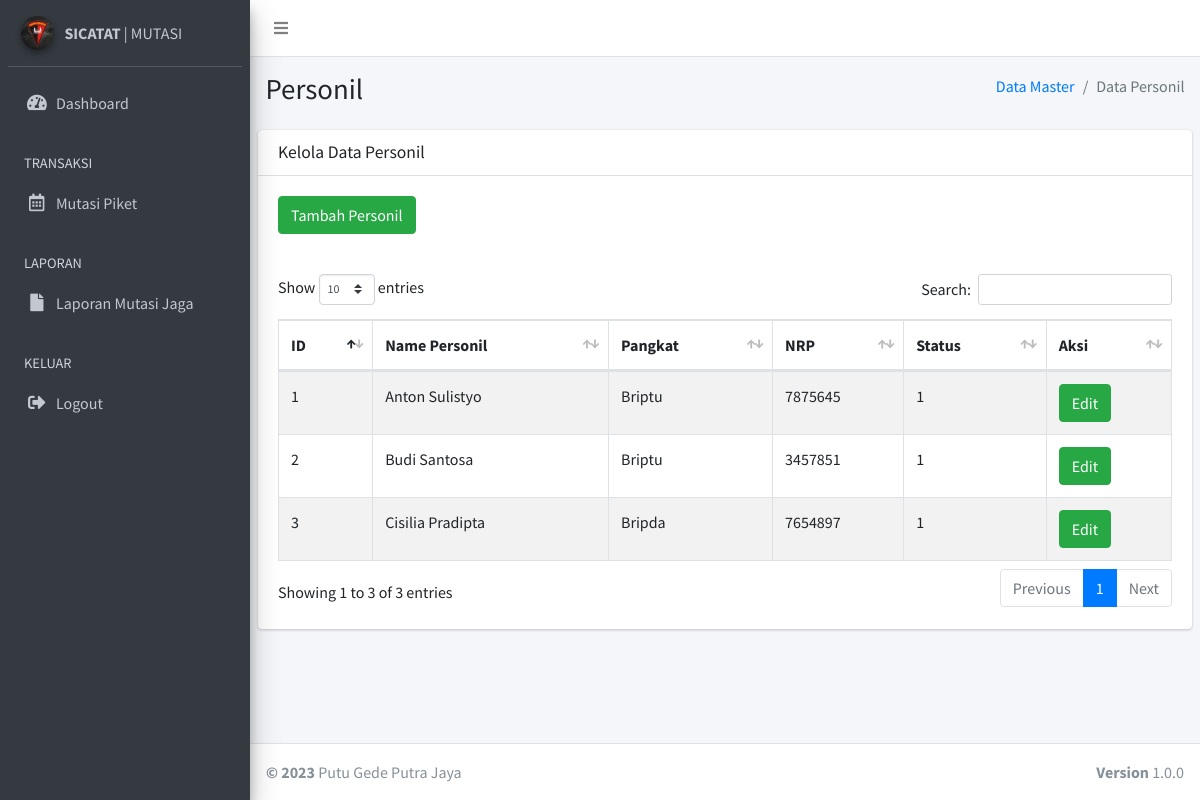
/personil.php (signed in), run on the app's committed database.
### tables this page shows
CREATE TABLE `tb_personil` (
  `id_personil` int(11) NOT NULL,
  `nama_personil` varchar(1024) DEFAULT NULL,
  `pangkat_personil` varchar(1024) DEFAULT NULL,
  `nrp_personil` int(11) DEFAULT NULL,
  `status_personil` smallint(6) DEFAULT NULL
);

### personil.php (the view, shortened to what this page needs)
<?php
    include "koneksi.php";
      $level = $_SESSION['level'];
?>
<!DOCTYPE html>
<html>
<head>
  <link rel="stylesheet" href="plugins/fontawesome-free/css/all.min.css">
  <link rel="stylesheet" href="https://code.ionicframework.com/ionicons/2.0.1/css/ionicons.min.css">
  <link rel="stylesheet" href="plugins/datatables-bs4/css/dataTables.bootstrap4.css">
  <link rel="stylesheet" href="dist/css/adminlte.min.css">
</head>
<body class="hold-transition sidebar-mini">
<div class="wrapper">
  <nav class="main-header navbar navbar-expand navbar-white navbar-light">
    <ul class="navbar-nav">
      <li class="nav-item">
        <a class="nav-link" data-widget="pushmenu" href="#"><i class="fas fa-bars"></i></a>
      </li>
    </ul>
  </nav>
  <aside class="main-sidebar sidebar-dark-primary elevation-4">
    <div class="sidebar">
      <div class="user-panel mt-3 pb-3 mb-3 d-flex">
        <div class="image">
        <img src="dist/img/korps.jpeg" class="img-circle elevation-2" alt="User Image">
        </div>
        <div class="info">
        <a href="#" class="d-block"><strong>SICATAT</strong> | MUTASI</a>
        </div>
      </div>
        <nav class="mt-2">
        <ul class="nav nav-pills nav-sidebar flex-column" data-widget="treeview" role="menu" data-accordion="false">
          <li class="nav-item">
            <a href="dashboard.php" class="nav-link">
              <i class="nav-icon fas fa-tachometer-alt"></i>
              <p>
                Dashboard
              </p>
            </a>
          </li>
          <?php
          if ($level == "admin") {
            ?>
          <li class="nav-item has-treeview">
            <a href="#" class="nav-link">
              <i class="nav-icon fas fa-table"></i>
              <p>
                Data Master
                <i class="fas fa-angle-left right"></i>
              </p>
            </a>
            <ul class="nav nav-treeview">
              <li class="nav-item">
                <a href="user.php" class="nav-link">
                  <i class="far fa-circle nav-icon"></i>
                  <p>Data User</p>
                </a>
              </li>
              <li class="nav-item">
                <a href="personil.php" class="nav-link">
                  <i class="far fa-circle nav-icon"></i>
                  <p>Data Personil</p>
                </a>
              </li>
              <li class="nav-item">
                <a href="barang.php" class="nav-link">
                  <i class="far fa-circle nav-icon"></i>
                  <p>Data Barang</p>
                </a>
              </li>
              <li class="nav-item">
                <a href="pj.php" class="nav-link">
                  <i class="far fa-circle nav-icon"></i>
                  <p>Penanggung Jawab</p>
                </a>
              </li>
            </ul>
          </li>
          <li class="nav-header">TRANSAKSI</li>
          <li class="nav-item">
            <a href="trx_mutasijaga.php" class="nav-link">
              <i class="nav-icon far fa-calendar-alt"></i>
              <p>
                Mutasi Piket
              </p>
            </a>
          </li>
          <?php
            } else {
              ?>
               <li class="nav-header">TRANSAKSI</li>
          <li class="nav-item">
            <a href="trx_mutasijaga.php" class="nav-link">
              <i class="nav-icon far fa-calendar-alt"></i>
              <p>
                Mutasi Piket
              </p>
            </a>
          </li>
              <?php
            }
            ?>
          <li class="nav-header">LAPORAN</li>
          <li class="nav-item">
            <a href="laporan.php" class="nav-link">
              <i class="nav-icon fas fa-file"></i>
              <p>Laporan Mutasi Jaga</p>
            </a>
          </li>
          <li class="nav-header">KELUAR</li>
          <li class="nav-item">
            <a href="./action/logout.php" class="nav-link">
              <i class="nav-icon fas fa-sign-out-alt"></i>
              <p>Logout</p>
            </a>
          </li>
        </ul>
      </nav>
    </div>
  </aside>
  <div class="content-wrapper">
    <section class="content-header">
      <div class="container-fluid">
        <div class="row mb-2">
          <div class="col-sm-6">
            <h1>Personil</h1>
          </div>
          <div class="col-sm-6">
            <ol class="breadcrumb float-sm-right">
              <li class="breadcrumb-item"><a href="#">Data Master</a></li>
              <li class="breadcrumb-item active">Data Personil</li>
            </ol>
          </div>
        </div>
      </div>
    </section>
    <section class="content">
      <div class="row">
        <div class="col-12">
          <div class="card">
            <div class="card-header">
              <h3 class="card-title">Kelola Data Personil</h3>
            </div>
            <div class="card-body">
              <div class="button-table">
                <a href="#" type="button" class="btn btn-success btn-md" data-toggle="modal" data-target="#myModal">Tambah Personil</a>
              </div>
            </div>
            <div class="card-body">
              <table id="example1" class="table table-bordered table-striped">
                <thead>
                <tr>
                  <th>ID</th>
                  <th>Name Personil</th>
                  <th>Pangkat</th>
                  <th>NRP</th>
                  <th>Status</th>
                  <th>Aksi</th>
                </tr>
                </thead>
              <tbody>
    <?php
      $query = mysqli_query($conn,"SELECT * FROM tb_personil");
      while ($data = mysqli_fetch_assoc($query))
      {
      ?>
        <tr>
          <td><?php echo $data['id_personil']; ?></td>
          <td><?php echo $data['nama_personil']; ?></td>
          <td><?php echo $data['pangkat_personil']; ?></td>
          <td><?php echo $data['nrp_personil']; ?></td>
          <td><?php echo $data['status_personil']; ?></td>
          <td>
          <a href="#" type="button" class="btn btn-success btn-md" data-toggle="modal" data-target="#myModal<?php echo $data['id_personil']; ?>">Edit</a>
          </td>
        </tr>
      <?php
      }
      ?>
  </tbody>
              </table>
            </div>
          </div>
        </div>
      </div>
    </section>
  </div>
  <footer class="main-footer">
    <div class="float-right d-none d-sm-block">
      <b>Version</b> 1.0.0
    </div>
    <strong>&copy; 2023</strong> Putu Gede Putra Jaya
  </footer>
</div>
</body>
</html>

### data on the page
tb_personil: id_personil "1", nama_personil "Anton Sulistyo", pangkat_personil "Briptu", nrp_personil "7875645", status_personil "1"
tb_personil: id_personil "2", nama_personil "Budi Santosa", pangkat_personil "Briptu", nrp_personil "3457851", status_personil "1"
tb_personil: id_personil "3", nama_personil "Cisilia Pradipta", pangkat_personil "Bripda", nrp_personil "7654897", status_personil "1"
